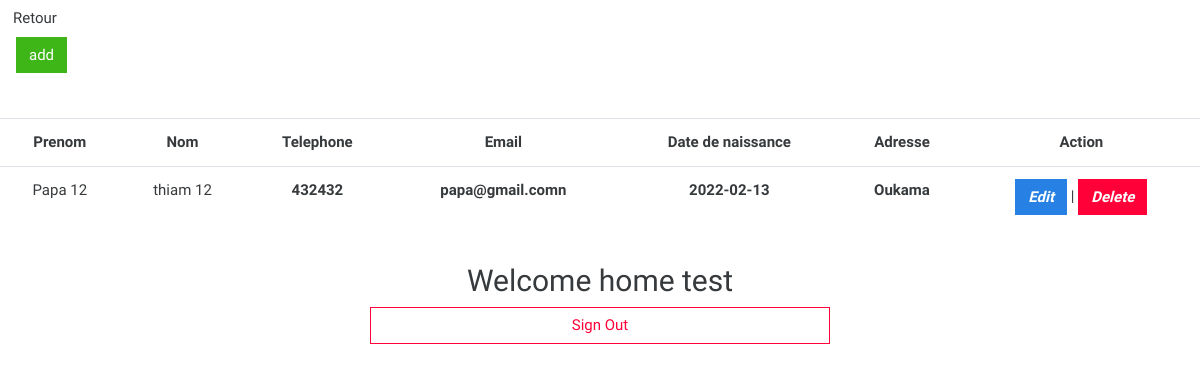
The page /employes/employes.php (signed in) on the database its author committed.
### tables this page shows
CREATE TABLE `employes` (
  `id` int(11) NOT NULL,
  `prenom` varchar(255) NOT NULL,
  `nom` varchar(255) NOT NULL,
  `date_naissance` varchar(255) NOT NULL,
  `telephone` int(11) NOT NULL,
  `adresse` varchar(255) NOT NULL,
  `email` varchar(255) NOT NULL
);

### employes/employes.php (the view, shortened to what this page needs)
<!DOCTYPE html>
<html lang="en">
<head>
	<link href="https://stackpath.bootstrapcdn.com/bootswatch/4.4.1/cosmo/bootstrap.min.css" rel="stylesheet">
</head>
<body>
	<main>
   <a class="btn btn-default" href="../welcome.php">Retour</a>
   <div class="d-block ml-3">
      <a class="btn btn-success" href="add.php">add</a>
   </div>
   <br><br>
   <table class="table table-thead text-center">
   <tbody>
      <tr>
         <th>Prenom</th>
         <th>Nom</th>
         <th>Telephone</th>
         <th>Email</th>
         <th>Date de naissance</th>
         <th>Adresse</th>
         <th>Action</th>
      </tr>
      <?php
      require_once "../config/config.php";
      $a=mysqli_query($mysql_db,"SELECT * FROM employes");
      foreach ($a as $b)
      {
      ?>
      <tr>
         <td><?= $b['prenom']; ?></td>
         <td><?= $b['nom']; ?></td>
         <th><?= $b['telephone']; ?></th>
         <th><?= $b['email']; ?></th>
         <th><?= $b['date_naissance']; ?></th>
         <th><?= $b['adresse']; ?></th>
         <td>
               <a class="btn btn-primary" href="update.php?id=<?= $b['id']; ?>"><b><i>Edit</i></b></a> |
               <a class="btn btn-danger" href="employes.php?id=<?= $b['id']; ?>" onclick="return confirm('Are you sure?')"><b><i>Delete</i></b></a>
         </td>
      </tr>
      <?php } ?>
   </tbody>
   </table>
		<section class="container wrapper">
			<div class="page-header">
				<h2 class="display-5">Welcome home <?php echo $_SESSION['username']; ?></h2>
			</div>
			<a href="logout.php" class="btn btn-block btn-outline-danger">Sign Out</a>
		</section>
	</main>
</body>
</html>

### employes/employes.php (style rules this page uses)
.wrapper { width: 500px; padding: 20px; }
.wrapper h2 { text-align: center }

### rows shown on the page
employes: prenom "Papa 12", nom "thiam 12", telephone "432432", email "papa@gmail.comn", date_naissance "2022-02-13", adresse "Oukama"

### other values the page prints
$_SESSION['username'] "test"
